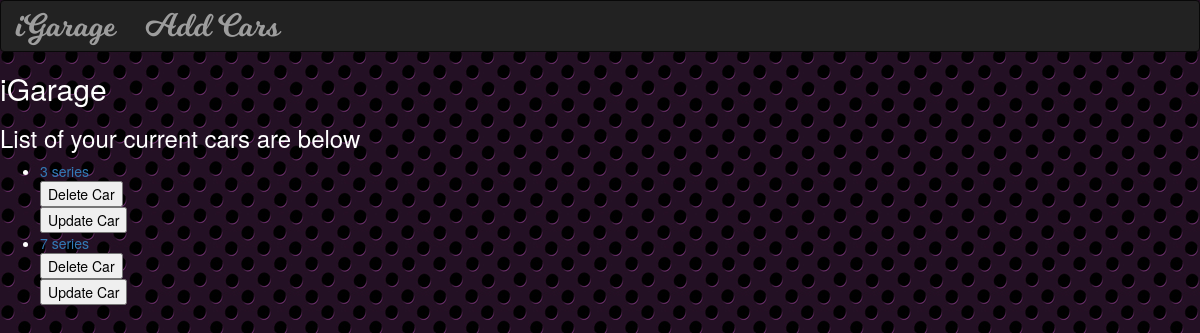
The page /garage/ on the database as committed earlier.
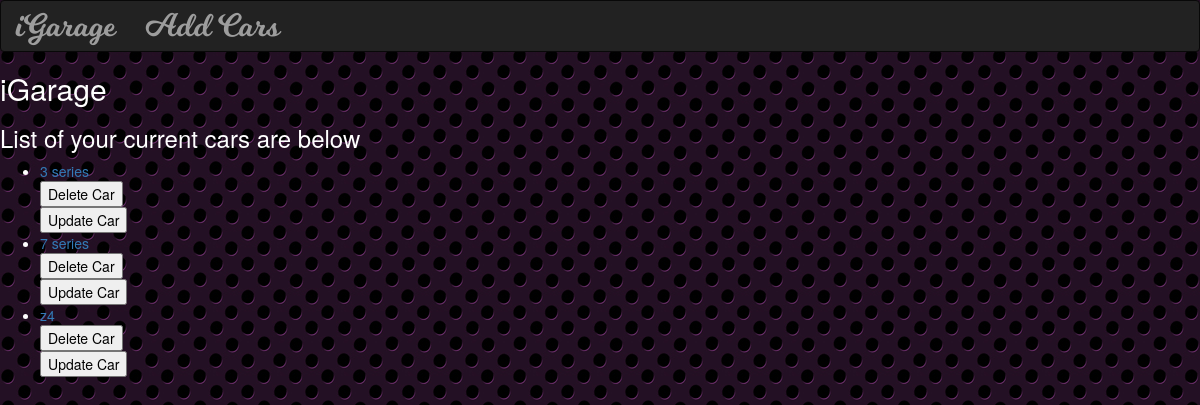
The same page on the database as committed later.
### garage/models.py (models this page shows, shortened)
class Car_model(models.Model):
    engine = models.CharField(max_length=4)
    model_name = models.CharField(max_length=15)
    colour = models.CharField(max_length=10)
    car_image = models.FileField()

### garage/views.py (the view)
class IndexView(generic.ListView):
    template_name = 'garage/index.html'
    context_object_name = 'all_cars'
    def get_queryset(self):
        return Car_model.objects.all()

### garage/templates/garage/index.html (shortened to what this page needs)
{% extends 'garage/base.html' %}
{% block body %}
    {% if all_cars %}
        <h3>List of your current cars are below</h3>
        <ul>
            {% for cars in all_cars %}
                <li><a href="{% url 'garage:detail' cars.id %}">{{ cars.model_name }}</a></li>
                <form action="{% url 'garage:car-delete' cars.id %}" method="post">
                    <button type="submit">Delete Car</button>
                </form>
                <form action="{% url 'garage:car-update' cars.id %}" method="">
                    <button type="submit">Update Car</button>
                </form>
            {% endfor %}
        </ul>
    {% else %}
        <h3>There are no cars available</h3>
    {% endif %}
{% endblock %}

Rows that differ between the two databases and show on the page:
added Car_model: model_name "z4"
